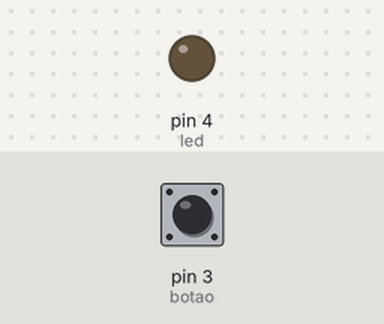
Simulated run of this sketch. Board: Arduino Uno, built with avr-gcc and run on an emulated ATmega328P. Parts: output pins drawn as LEDs (lit = HIGH). The test bench sets the inputs (shaded band); at power-on: pin 3 (botao) LOW.

Above: at 1.2 s.
1.3 s: pin 3 (botao) pulled HIGH for 0.15 s
At 1.37 s:
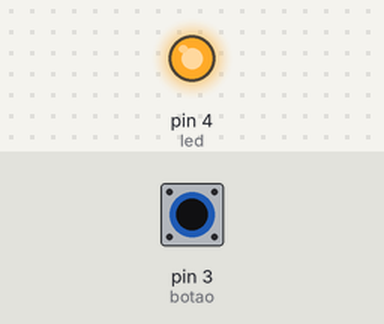
2.9 s: pin 3 (botao) pulled HIGH for 3.2 s
At 6.9 s:
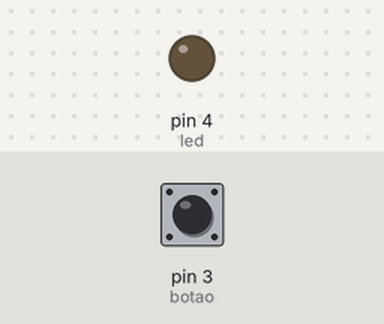
Timing chart, 0 to 8.4 s (numbered marks = the images above; inputs shaded):
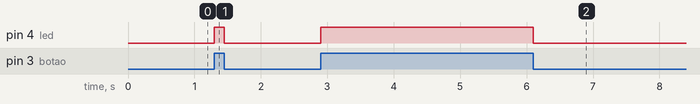

The sketch:

LED_com_Botao.ino
```cpp
int led = 4; // Declaramos que o LED está na porta digital 4
int botao = 3; // Declaramos que o botão está na porta digital 3
int estadoBotao = 0; // Variável com os estados do botão (0 LOW, 1 HIGH)

void setup () { // inicia o void setup

pinMode(led,OUTPUT); //Definindo o LED como saída
pinMode(botao,INPUT); //Definindo o botão como entrada

} // encerra o void setup

void loop () { // Inicia void loop

 //Lendo o estado do botão, constante botao, e atribuindo o resultado a variável estadoBotao.

estadoBotao = digitalRead(botao);

if (estadoBotao == HIGH) { // Se o botão estiver pressionado
digitalWrite(led,HIGH); // O LED liga

 } else { // Se o botão não estiver pressionado

 digitalWrite(led,LOW); // LED desligado

 }
}
```

Measured:
- after the input at 1.3 s, pin 4 (led): LOW → HIGH at once, → LOW 0.15 s later
- after the input at 2.9 s, pin 4 (led): LOW → HIGH at once, → LOW 3.2 s later
